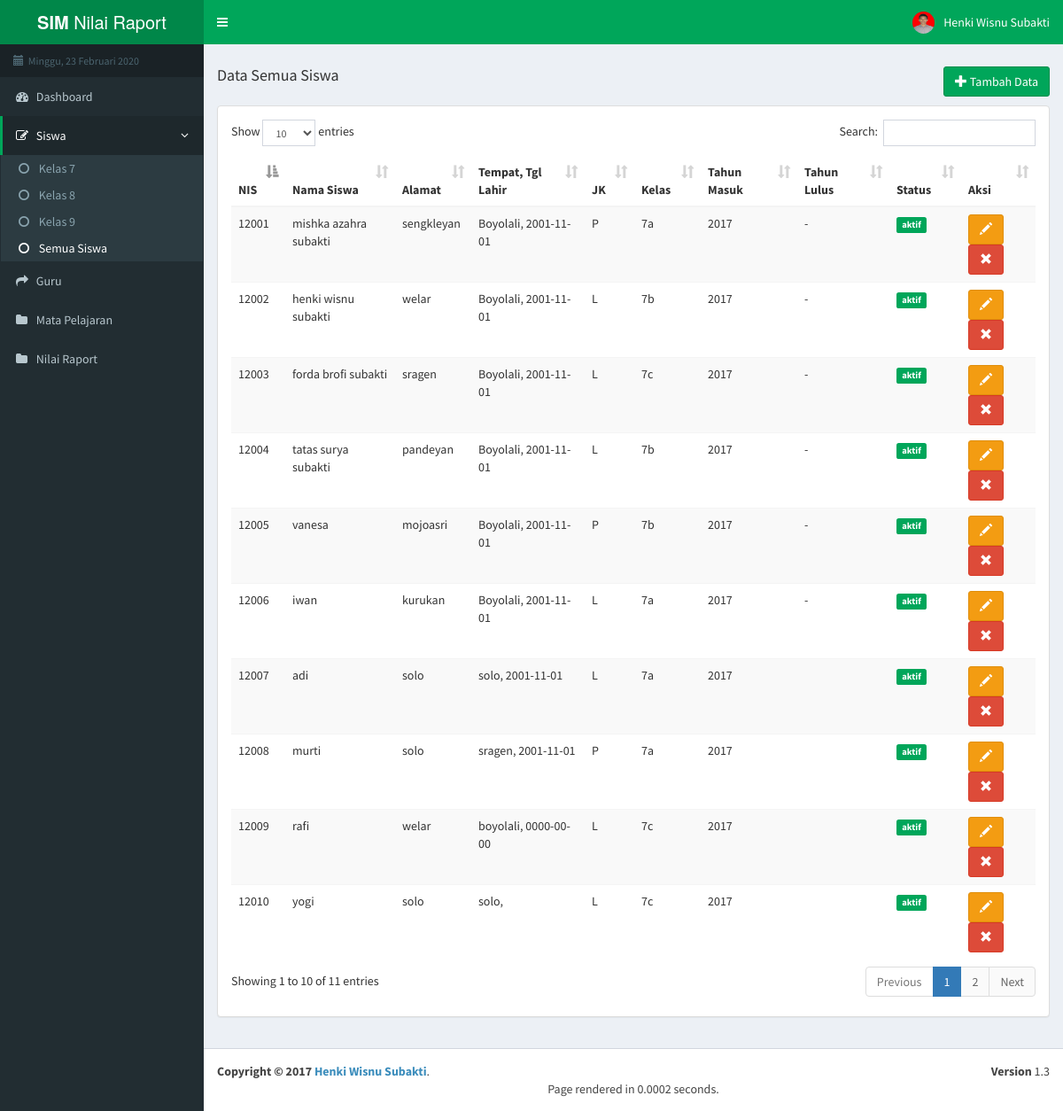
/index.php/siswa, run on the app's committed database.
### tables this page shows
CREATE TABLE `siswa` (
  `nis` char(10) NOT NULL,
  `nm_siswa` varchar(255) NOT NULL,
  `tempat_lahir` varchar(50) NOT NULL,
  `tanggal_lahir` varchar(50) NOT NULL,
  `alamat` varchar(255) NOT NULL,
  `jenis_kelamin` char(1) NOT NULL,
  `kelas` char(10) NOT NULL,
  `status` char(50) NOT NULL,
  `tahun_masuk` char(25) NOT NULL,
  `tahun_lulus` char(25) NOT NULL,
  `absen_alfa` int(11) NOT NULL,
  `absen_ijin` int(11) NOT NULL,
  `absen_sakit` int(11) NOT NULL,
  `status_uts` int(11) NOT NULL,
  `status_uas` int(11) NOT NULL,
  `nm_ortu` varchar(255) NOT NULL
);

### application/libraries/Template.php (called while the page is built)
<?php
class Template{
	protected $_ci;
	function __construct(){
		$this->_ci = &get_instance();
	}
	function display($content,$data=NULL){
		$data['headernya']=$this->_ci->load->view('template_/header',$data,true);
		$data['contentnya']=$this->_ci->load->view($content,$data,true);
		$data['footernya']=$this->_ci->load->view('template_/footer',$data,true);
		$this->_ci->load->view('template_/index',$data);
	}
}
?>

### application/controllers/Siswa.php (called while the page is built, shortened)
<?php
class Siswa extends CI_Controller{
	function index(){
		$data['on_siswa_all']="active";
		$data['semuaSiswa']=$this->m_crud->lihatData('siswa','nm_siswa')->result();
		$this->template->display('pages/v_siswa_all',$data);
	}
}
?>

### index.php (called while the page is built, shortened)
<?php
require_once BASEPATH.'core/CodeIgniter.php';

### application/models/M_crud.php (called while the page is built, shortened)
<?php
class M_crud extends CI_Model{
	function lihatData($table,$field){
		$this->db->order_by($field,'ASC');
		return $this->db->get($table);
	}
}
?>

### application/views/pages/v_siswa_all.php (the view, shortened to what this page needs)
<div class="row">
    <div class="col-lg-4 pull-left">
        <h4>Data Semua Siswa</h4>
    </div>
    <div class="col-lg-8 pull-right" style="text-align:right">
    	<h4>
             <a href="<?php echo base_url('index.php/siswa/tambah'); ?>"><button class="btn btn-success"><i class="glyphicon glyphicon-plus"></i> Tambah Data</button></a>
        </h4>
    </div>
</div>
<div class="panel panel-default">
<div class="panel-body">
<table class='table table-striped table-hover display' id='table_id'>
	<thead>
		<th>NIS</th>
		<th>Nama Siswa</th>
		<th>Alamat</th>
		<th>Tempat, Tgl Lahir</th>
		<th>JK</th>
		<th>Kelas</th>
		<th>Tahun Masuk</th>
		<th>Tahun Lulus</th>
		<th>Status</th>
		<th>Aksi</th>
	</thead>
	<tbody>
		<?php
		foreach($semuaSiswa as $x) {
		?>
		<tr>
			<td><?php echo $x->nis; ?></td>
			<td><?php echo $x->nm_siswa; ?></td>
			<td><?php echo $x->alamat; ?></td>
			<td><?php echo $x->tempat_lahir.", ".$x->tanggal_lahir; ?></td>
			<td><?php echo $x->jenis_kelamin; ?></td>
			<td><?php echo $x->kelas; ?></td>
			<td><?php echo $x->tahun_masuk; ?></td>
			<td><?php echo $x->tahun_lulus; ?></td>
			<td><label class="label label-success"><?php echo $x->status; ?></label></td>
			<td>
			<button class="btn btn-warning" onclick="edit_siswa(<?php echo $x->nis; ?>)"><i class="glyphicon glyphicon-pencil"></i></button>
				<button class="btn btn-danger" onclick="hapus_siswa(<?php echo $x->nis; ?>)"><i class="glyphicon glyphicon-remove"></i></button>
			</td>
		</tr>
		<?php
			}
		?>
	</tbody>
</table>
</div>
</div>

### data on the page
siswa: nis "12007", nm_siswa "adi", alamat "solo", tempat_lahir "solo", tanggal_lahir "2001-11-01", jenis_kelamin "L", kelas "7a", tahun_masuk "2017", status "aktif"
siswa: nis "12003", nm_siswa "forda brofi subakti", alamat "sragen", tempat_lahir "Boyolali", tanggal_lahir "2001-11-01", jenis_kelamin "L", kelas "7c", tahun_masuk "2017", tahun_lulus "-", status "aktif"
siswa: nis "12002", nm_siswa "henki wisnu subakti", alamat "welar", tempat_lahir "Boyolali", tanggal_lahir "2001-11-01", jenis_kelamin "L", kelas "7b", tahun_masuk "2017", tahun_lulus "-", status "aktif"
siswa: nis "12006", nm_siswa "iwan", alamat "kurukan", tempat_lahir "Boyolali", tanggal_lahir "2001-11-01", jenis_kelamin "L", kelas "7a", tahun_masuk "2017", tahun_lulus "-", status "aktif"
siswa: nis "12001", nm_siswa "mishka azahra subakti", alamat "sengkleyan", tempat_lahir "Boyolali", tanggal_lahir "2001-11-01", jenis_kelamin "P", kelas "7a", tahun_masuk "2017", tahun_lulus "-", status "aktif"
siswa: nis "12008", nm_siswa "murti", alamat "solo", tempat_lahir "sragen", tanggal_lahir "2001-11-01", jenis_kelamin "P", kelas "7a", tahun_masuk "2017", status "aktif"
siswa: nis "12009", nm_siswa "rafi", alamat "welar", tempat_lahir "boyolali", tanggal_lahir "0000-00-00", jenis_kelamin "L", kelas "7c", tahun_masuk "2017", status "aktif"
siswa: nis "12004", nm_siswa "tatas surya subakti", alamat "pandeyan", tempat_lahir "Boyolali", tanggal_lahir "2001-11-01", jenis_kelamin "L", kelas "7b", tahun_masuk "2017", tahun_lulus "-", status "aktif"
siswa: nis "12005", nm_siswa "vanesa", alamat "mojoasri", tempat_lahir "Boyolali", tanggal_lahir "2001-11-01", jenis_kelamin "P", kelas "7b", tahun_masuk "2017", tahun_lulus "-", status "aktif"
siswa: nis "12010", nm_siswa "yogi", alamat "solo", tempat_lahir "solo", jenis_kelamin "L", kelas "7c", tahun_masuk "2017", status "aktif"
